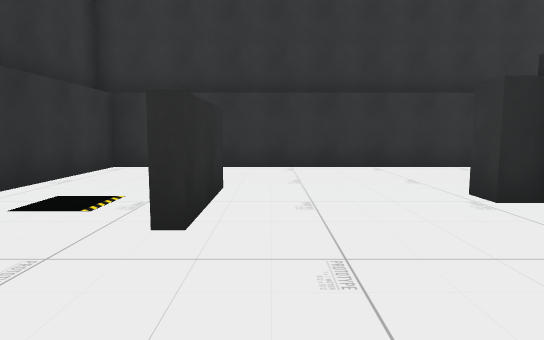
view 1 (above)

24 first-person views from a walk through a 3-D level made in the Unity game engine. The camera is 1.4 m above the floor, tilts 6° down and sees 75° across. The floor is counted in squares, 2 m on a side. Each view is taken from the middle of a square. On the plan, view 1 faces up. The plan holds only what a view shows up to about 11 squares ahead; the rest is blank. The place goes on beyond the plan. The player is left out.

view 2
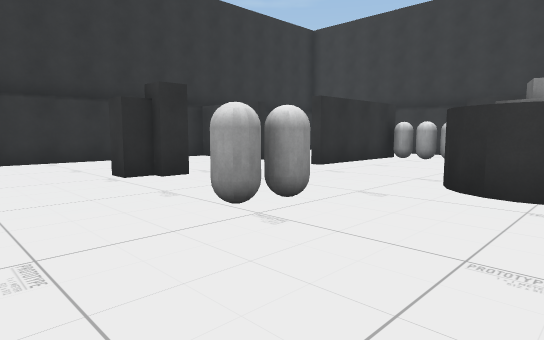

view 3
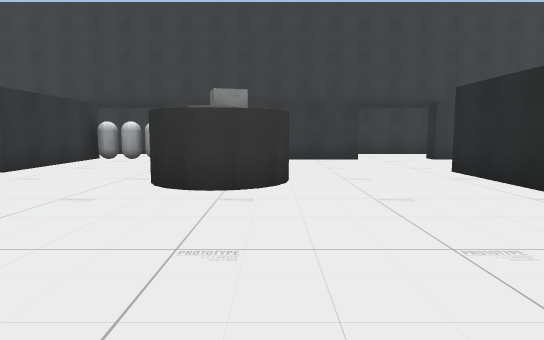

view 4
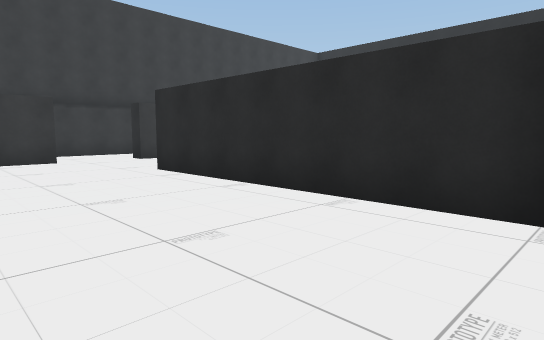

view 5
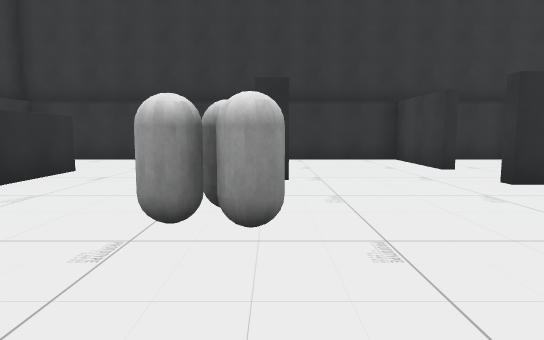

view 6
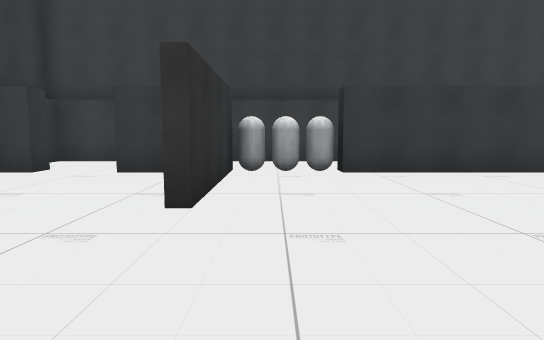

view 7
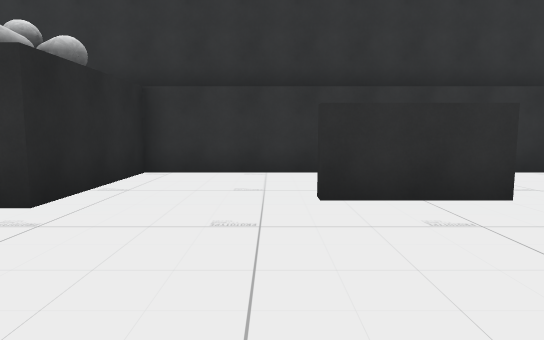

view 8
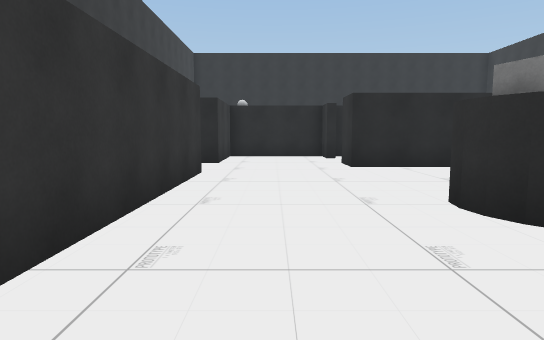

view 9
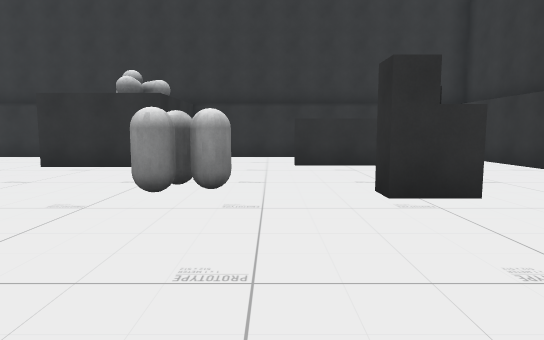

view 10
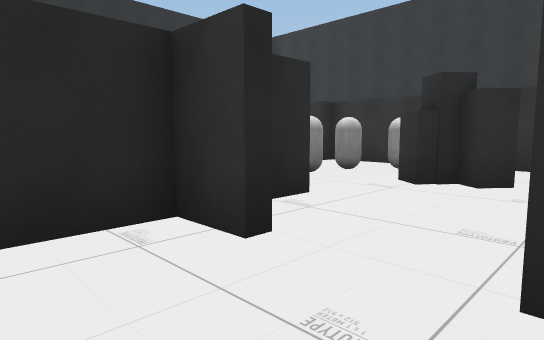

view 11
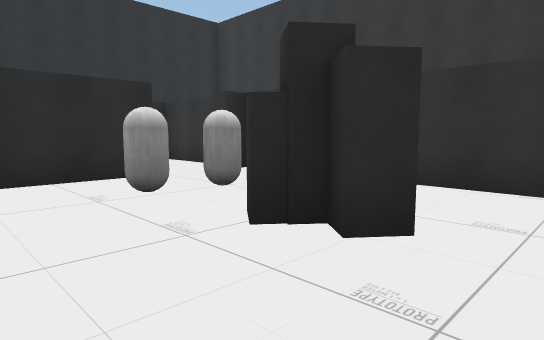

view 12
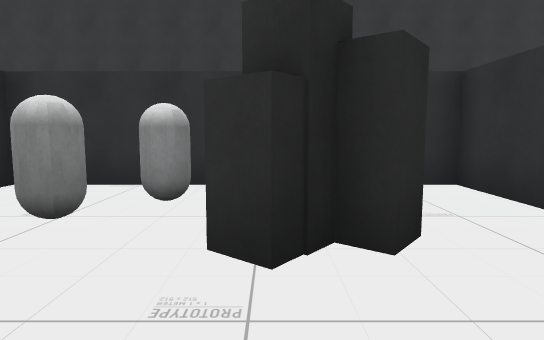

view 13
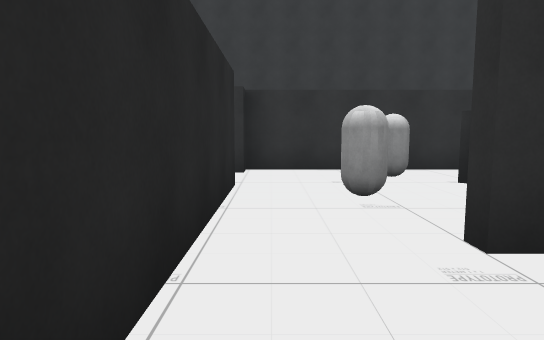

view 14
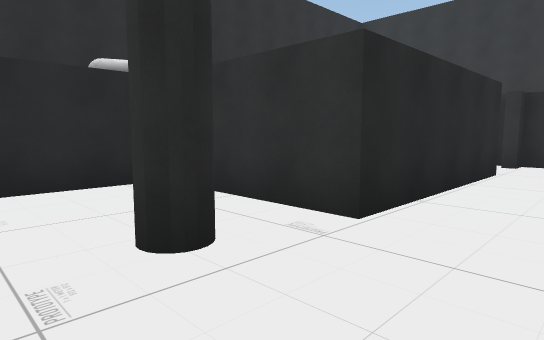

view 15
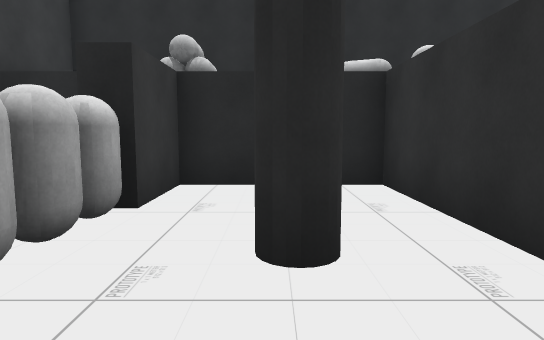

view 16
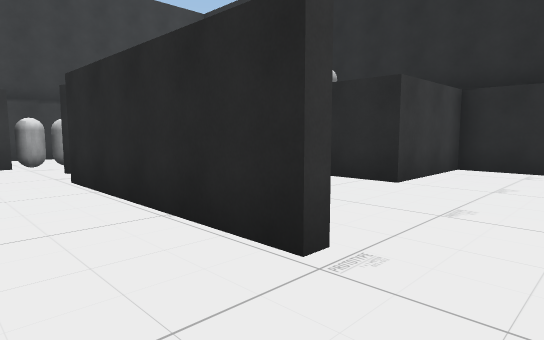

view 17
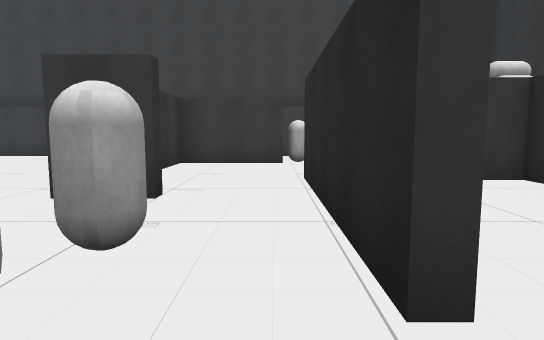

view 18
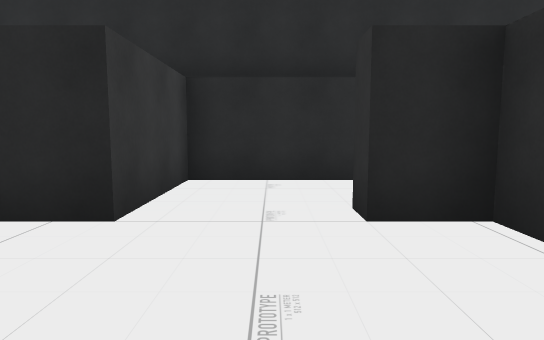

view 19
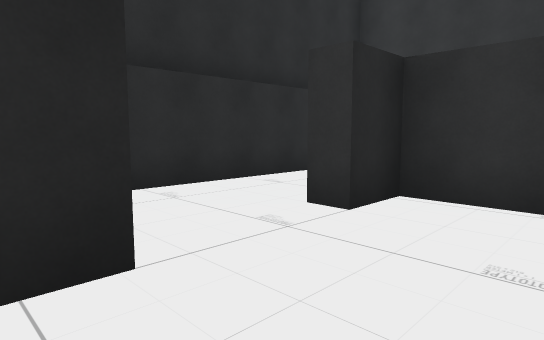

view 20
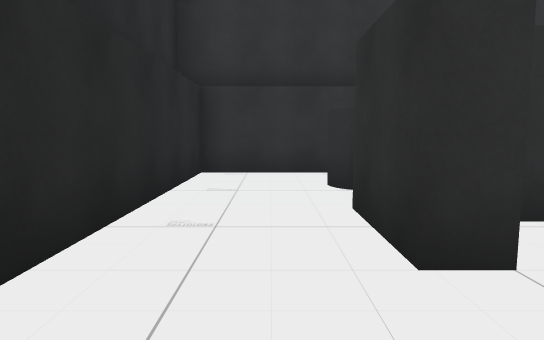

view 21
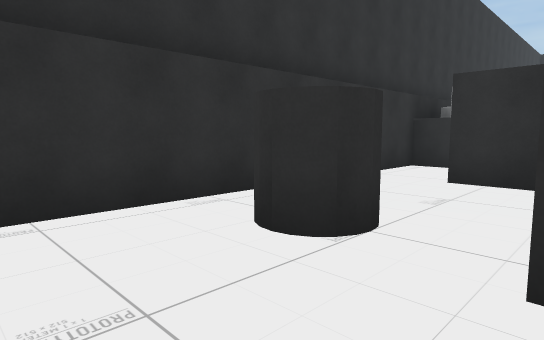

view 22
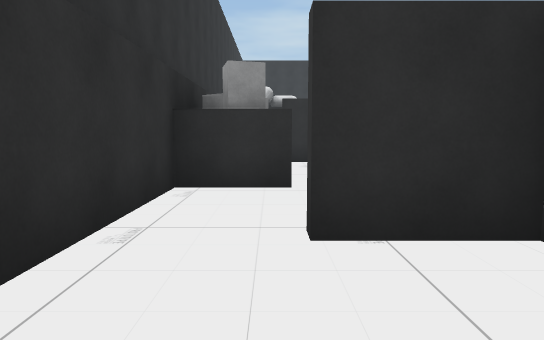

view 23
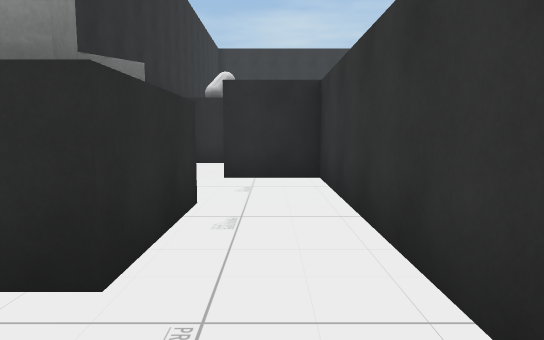

view 24
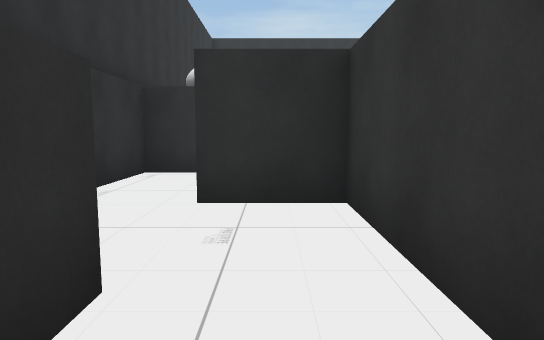

### Floor plan
Ten units are one square. View 1 is at (0, 0); x grows to the right and y downward. Boxes are objects, and circles mark ways between rooms. Rooms are numbered by the first view taken in them; rooms with no view inside come last. Other rooms are left out.
<svg viewBox="-37 -77 147 254">
<path fill="none" stroke="#000" d="M47 21 44 18 42 15M63 -48 63 -72 -32 -72 -32 2 -2 2 -2 28M-6 -46 -6 -25M4 53 65 53 65 62M98 -27 62 -27M92 44 92 -6M65 76 65 86 92 86 92 63M47 99 47 86 61 86M21 115 45 115M19 55 2 55 2 115 8 115M92 114 92 89 78 89M45 115 65 115 65 147 92 147 92 134M2 152 -2 152M-5 172 32 172 32 147 63 147 63 141M2 118 2 148M-24 95 -32 95 -32 125M-2 101 -2 55 -18 55M-1 117 -18 117M-32 140 -32 172 -5 172M-24 28 -32 28 -32 59"/>
<rect x="15" y="-15" width="10" height="10" fill="#bbb"><title>capsule</title></rect>
<rect x="25" y="-15" width="10" height="10" fill="#bbb"><title>capsule</title></rect>
<rect x="25" y="-45" width="10" height="10" fill="#bbb"><title>block</title></rect>
<rect x="45" y="5" width="10" height="10" fill="#bbb"><title>other object</title></rect>
<rect x="55" y="5" width="10" height="10" fill="#bbb"><title>cube</title></rect>
<rect x="85" y="-25" width="20" height="10" fill="#bbb"><title>capsule</title></rect>
<rect x="5" y="85" width="10" height="10" fill="#bbb"><title>capsule</title></rect>
<rect x="15" y="95" width="10" height="10" fill="#bbb"><title>capsule</title></rect>
<rect x="15" y="75" width="10" height="10" fill="#bbb"><title>block</title></rect>
<rect x="25" y="95" width="10" height="10" fill="#bbb"><title>capsule</title></rect>
<rect x="25" y="75" width="10" height="10" fill="#bbb"><title>block</title></rect>
<rect x="25" y="65" width="10" height="10" fill="#bbb"><title>block</title></rect>
<rect x="75" y="115" width="10" height="10" fill="#bbb"><title>cylinder</title></rect>
<rect x="5" y="145" width="10" height="10" fill="#bbb"><title>block</title></rect>
<rect x="-25" y="145" width="10" height="10" fill="#bbb"><title>cylinder</title></rect>
<rect x="-25" y="85" width="10" height="10" fill="#bbb"><title>block</title></rect>
<rect x="-25" y="75" width="10" height="10" fill="#bbb"><title>block</title></rect>
<circle cx="60" cy="70" r="3" fill="#2a7"/>
<circle cx="-10" cy="35" r="3" fill="#2a7"/>
<circle cx="55" cy="105" r="3" fill="#2a7"/>
<circle cx="15" cy="120" r="3" fill="#2a7"/>
<circle cx="0" cy="165" r="3" fill="#2a7"/>
<text x="30" y="-10">1</text>
<text x="30" y="90">2</text>
<text x="70" y="120">3</text>
<text x="20" y="150">4</text>
<text x="-20" y="100">5</text>
</svg>
Room 1 opens to room 2. Room 1 opens to room 5. Room 2 opens to room 3. Room 2 opens to room 4. Room 4 opens to room 5.

Where each view was taken, in squares from view 1:
view 1: 0 up, 0 right, facing up
view 2: 2 down, 0 right, facing up-right
view 3: 2 down, 0 right, facing right
view 4: 2 down, 0 right, facing down-right
view 5: 2 down, 3 right, facing up
view 6: 2 up, 3 right, facing right
view 7: 2 up, 3 right, facing left
view 8: 2 up, 8 right, facing down
view 9: 2 up, 7 right, facing left
view 10: 6 down, 8 right, facing down-left
view 11: 6 down, 5 right, facing down-left
view 12: 8 down, 5 right, facing left
view 13: 11 down, 7 right, facing left
view 14: 10 down, 9 right, facing down-left
view 15: 10 down, 8 right, facing down
view 16: 10 down, 1 right, facing down-right
view 17: 11 down, 1 right, facing right
view 18: 12 down, 2 right, facing down
view 19: 13 down, 4 right, facing down-left
view 20: 16 down, 3 right, facing left
view 21: 17 down, 0 right, facing up-left
view 22: 14 down, 2 left, facing up
view 23: 11 down, 1 left, facing up
view 24: 9 down, 1 left, facing up
